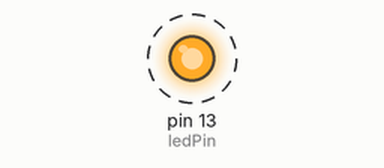
Simulated run of this sketch. Board: Arduino Leonardo, built with avr-gcc and run on an emulated ATmega32U4. Parts: output pins drawn as LEDs (lit = HIGH). Dashed ring = blinking.

Above: at 0.2 s.
Timing chart, 0 to 3.5 s (numbered marks = the images above):
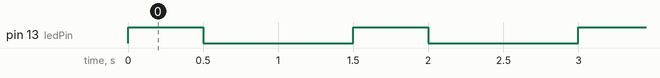

The sketch:

project01.ino
```cpp
// (licence header left out)
#define ARDUINO_MAIN
#include "Arduino.h"

/*
 * Cortex-M3 Systick IT handler
 */
/*
extern void SysTick_Handler( void )
{
  // Increment tick count each ms
  TimeTick_Increment() ;
}
*/

/*
 * \brief Main entry point of Arduino application
 */
int main( void )
{
	init();

	delay(1);

#if defined(USBCON)
	USBDevice.attach();
#endif

	setup();

	for (;;)
	{
		loop();
		if (serialEventRun) serialEventRun();
	}

	return 0;
}

/* choose port 13 */
int ledPin = 13;

void setup() {
	/* configure port as output */
	pinMode(ledPin, OUTPUT);
}

void loop() {
	/* define duty cycle: D = T/P
	 * with:
     * T = time the signal is active
     * P = total period of the signal
     *
     * in this example:
     * D = 500ms / 1500 ms = 0.3333
     */
	int active = 500;			/* T   */
	int inactive = 1000;		/* P-T */

	digitalWrite(ledPin, HIGH); /* turn the LED on */
	delay(active);				/* let it burn for _active_ seconds */
	digitalWrite(ledPin, LOW);  /* turn the LED off */
	delay(inactive);			/* let it off for _inactive_ seconds */
}
```

Measured:
- by itself, pin 13 (ledPin): alternates HIGH for 0.50 s and LOW for 1.0 s
